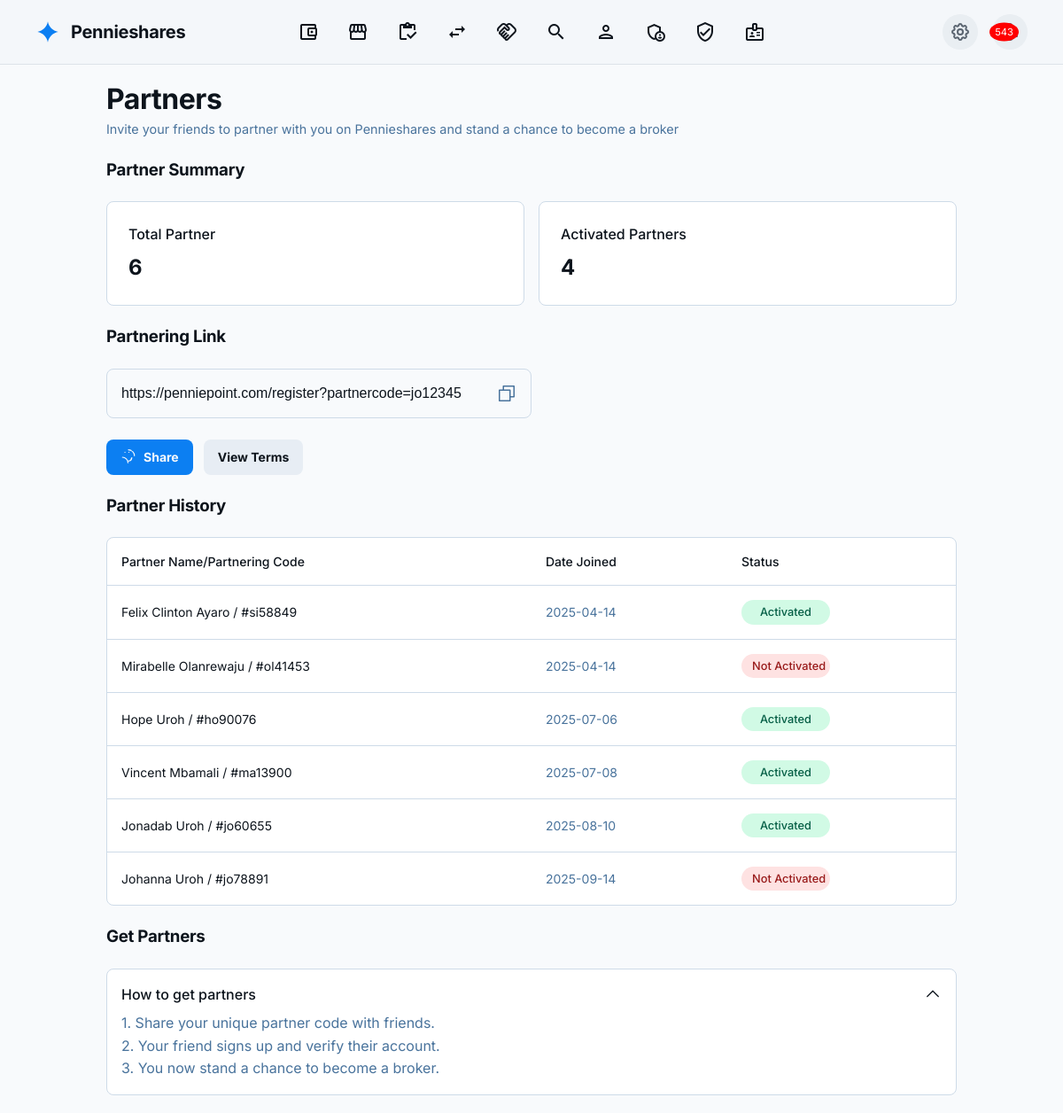
/pages/partner.php (signed in), run on the app's committed database.
### tables this page shows
CREATE TABLE users (
            id INTEGER PRIMARY KEY AUTOINCREMENT,
            fullname TEXT NOT NULL,
            email TEXT NOT NULL UNIQUE,
            username TEXT NOT NULL UNIQUE,
            phone TEXT NOT NULL,
            referral TEXT NOT NULL,
            stage INTEGER DEFAULT 1,
            partner_code TEXT UNIQUE,
            password TEXT NOT NULL,
            reset_token TEXT,
            reset_expires DATETIME,
            created_at DATETIME DEFAULT CURRENT_TIMESTAMP,
            status INTEGER DEFAULT 1 NOT NULL,
            wallet_balance DECIMAL(10, 2) DEFAULT 0.00,
            is_admin INTEGER DEFAULT 0
        , last_login_email_sent DATE, otp_code TEXT, otp_expires_at DATETIME, is_broker INTEGER DEFAULT 0, is_verified INTEGER NOT NULL DEFAULT 0, total_return DECIMAL(10, 2) DEFAULT 0.00, performance_chart_data TEXT, performance_value DECIMAL(10, 2), performance_change DECIMAL(10, 2), last_performance_update DATE);

### src/init.php (called while the page is built, shortened)
<?php
if (php_sapi_name() !== 'cli') {
    $user = $_SESSION['user'];
} else {
    $user = null;
    $partner_code = null;
    $referral_count = 0;
}
?>

### pages/partner.php (the view, shortened to what this page needs)
<?php
require_once __DIR__ . '/../src/init.php';
require_once __DIR__ . '/../assets/template/intro-template.php';
$stmt = $pdo->prepare("SELECT * FROM users WHERE referral = ?");
$stmt->execute([$user['partner_code']]);
$partners = $stmt->fetchAll(PDO::FETCH_ASSOC);
$total_partners = count($partners);
$activated_partners = 0;
foreach ($partners as $partner) {
    if ($partner['status'] == 2) {
        $activated_partners++;
    }
}
$referral_link = "https://penniepoint.com/register?partnercode=" . htmlspecialchars($user['partner_code']);
?>
<div class="content-wrapper">
    <div class="page-title">
        <h1>Partners</h1>
        <p>Invite your friends to partner with you on Pennieshares and stand a chance to become a broker</p>
    </div>
    <h3>Partner Summary</h3>
    <div class="stats-grid">
        <div class="card">
            <p>Total Partner</p>
            <span><?= $total_partners ?></span>
        </div>
        <div class="card">
            <p>Activated Partners</p>
            <span><?= $activated_partners ?></span>
        </div>
    </div>
    <h3>Partnering Link</h3>
    <div class="referral-link-section">
        <div class="input-with-icon">
            <input id="referral-link-input" class="form-input" readonly value="<?= $referral_link ?>" />
            <button id="copy-btn" class="icon-btn copy-btn" aria-label="Copy partner codec">
            </button>
        </div>
    </div>
    <div class="action-buttons">
        <button class="btn btn-primary">
            <span>Share</span>
        </button>
        <button class="btn btn-secondary">View Terms</button>
    </div>
    <h3>Partner History</h3>
    <div class="table-container">
        <div class="table-wrapper">
            <table>
                <thead>
                    <tr>
                        <th class="col-name">Partner Name/Partnering Code</th>
                        <th class="col-date">Date Joined</th>
                        <th class="col-status">Status</th>
                    </tr>
                </thead>
                <tbody>
                    <?php foreach ($partners as $partner): ?>
                        <tr>
                            <td class="col-name"><?= htmlspecialchars($partner['fullname']) ?> / #<?= htmlspecialchars($partner['partner_code']) ?></td>
                            <td class="col-date"><?= date('Y-m-d', strtotime($partner['created_at'])) ?></td>
                            <td class="col-status">
                                <span class="status-badge <?= $partner['status'] == 2 ? 'status-confirmed' : 'status-pending' ?>">
                                    <?= $partner['status'] == 2 ? 'Activated' : 'Not Activated' ?>
                                </span>
                            </td>
                        </tr>
                    <?php endforeach; ?>
                </tbody>
            </table>
        </div>
    </div>
    <h3>Get Partners</h3>
    <div class="accordion-container">
        <details class="accordion-item" open>
            <summary>
                <span>How to get partners</span>
                <svg class="caret-icon" xmlns="http://www.w3.org/2000/svg" width="20" height="20" fill="currentColor" viewBox="0 0 256 256"><path d="M213.66,101.66l-80,80a8,8,0,0,1-11.32,0l-80-80A8,8,0,0,1,53.66,90.34L128,164.69l74.34-74.35a8,8,0,0,1,11.32,11.32Z"></path></svg>
            </summary>
            <p>
                1. Share your unique partner code with friends.<br>
                2. Your friend signs up and verify their account.<br>
                3. You now stand a chance to become a broker.
            </p>
        </details>
    </div>
</div>
<?php
require_once __DIR__ . '/../assets/template/end-template.php';
?>

### assets/template/intro-template.php (style rules this page uses)
:root { --font-primary: 'Inter', 'Noto Sans', sans-serif; --bg-primary-light: #f4f7fa; --bg-secondary-light: #ffffff; --bg-tertiary-light: #e9eef2; --text-primary-light: #111418; --text-secondary-light: #5a6470; --border-color-light: #dde3e9; --accent-color-light: #0c7ff2; --accent-text-light: #ffffff; --bg-primary-dark: #111418; --bg-secondary-dark: #1b2127; --bg-tertiary-dark: #283039; --text-primary-dark: #ffffff; --text-secondary-dark: #9cabba; --border-color-dark: #3b4754; --accent-color-dark: #0c7ff2; --accent-text-dark: #ffffff; --bg-primary: var(--bg-primary-light); --bg-secondary: var(--bg-secondary-light); --bg-tertiary: var(--bg-tertiary-light); --text-primary: var(--text-primary-light); --text-secondary: var(--text-secondary-light); --border-color: var(--border-color-light); --accent-color: var(--accent-color-light); --accent-text: var(--accent-text-light); }
*, *::before, *::after { box-sizing: border-box; margin: 0; padding: 0; }
body { font-family: var(--font-primary); background-color: var(--bg-primary); color: var(--text-primary); min-height: 100vh; font-size: 16px; line-height: 1.5; transition: background-color 0.3s ease, color 0.3s ease; overflow-x: hidden; }
button { font-family: inherit; cursor: pointer; border: none; background: none; color: inherit; }
.content-wrapper { width: 100%; max-width: 640px; }

### data on the page
users: referral "https://penniepoint.com/register?partnercode=jo12345", fullname "Jonadab Uroh", partner_code "jo60655", created_at "2025-08-10", status "Activated"
users: fullname "Felix Clinton Ayaro", partner_code "si58849", created_at "2025-04-14", status "Activated"
users: fullname "Mirabelle Olanrewaju", partner_code "ol41453", created_at "2025-04-14", status "Not Activated"
users: fullname "Hope Uroh", partner_code "ho90076", created_at "2025-07-06", status "Activated"
users: fullname "Vincent Mbamali", partner_code "ma13900", created_at "2025-07-08", status "Activated"
users: fullname "Johanna Uroh", partner_code "jo78891", created_at "2025-09-14", status "Not Activated"

### other printed values
$total_partners "6"
$activated_partners "4"
